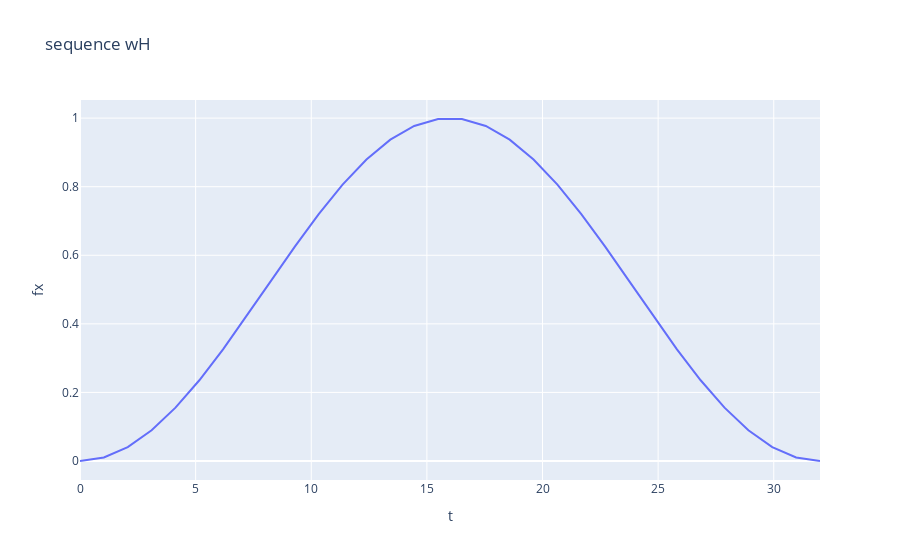
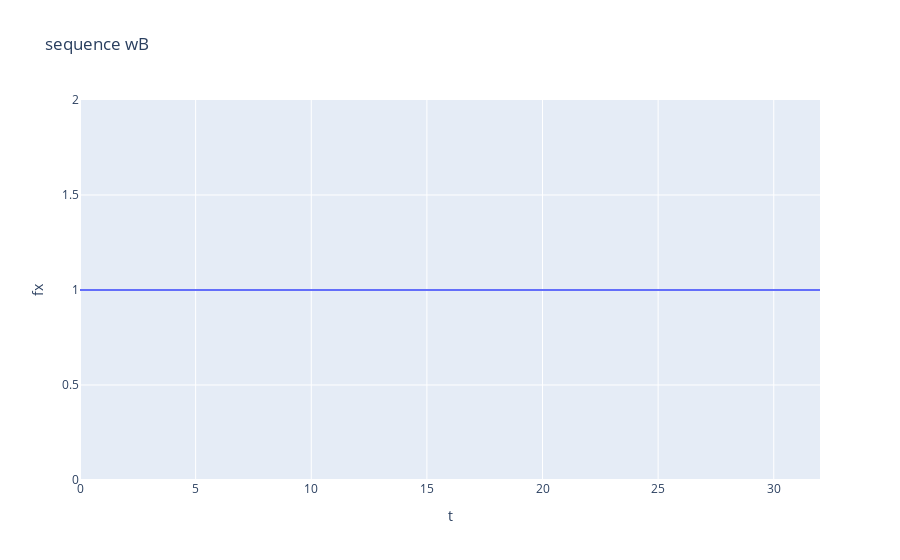

Source (notebook cell) for these figures, in order:
### Markdown cell above
2. Grâce aux fonctions signal.windows.hann() et signal.windows.boxcar() , créer deux sé-
quences wH et wB composées de K = 32 points correspondant respectivement aux fenêtres de Hann et rectan-
gulaire.
Afficher ces deux fenêtres en fonction du temps.

### Code cell
K = 32
t = np.linspace(0,K,  32) #len(t) = 32

wH = signal.windows.hann(K)
wB = signal.windows.boxcar(K)

#On affiche les 2 sinaux
fig1 = px.line(x=t, y=wH, title='sequence wH', labels={'x':'t', 'y':'fx'}).show()
fig1 = px.line(x=t, y=wB, title='sequence wB', labels={'x':'t', 'y':'fx'}).show()

### Figure 1 — Plotly figure (JSON) as saved in the notebook; plotly's stock layout.template omitted (floating-point values rounded to 4 significant figures)
{"data": [{"hovertemplate": "t=%{x}<br>fx=%{y}<extra></extra>", "legendgroup": "", "line": {"color": "#636efa", "dash": "solid"}, "marker": {"symbol": "circle"}, "mode": "lines", "name": "", "orientation": "v", "showlegend": false, "type": "scatter", "x": [0.0, 1.032, 2.065, 3.097, 4.129, 5.161, 6.194, 7.226, 8.258, 9.29, 10.32, 11.35, 12.39, 13.42, 14.45, 15.48, 16.52, 17.55, 18.58, 19.61, 20.65, 21.68, 22.71, 23.74, 24.77, 25.81, 26.84, 27.87, 28.9, 29.94, 30.97, 32.0], "xaxis": "x", "y": [0.0, 0.01024, 0.04052, 0.08962, 0.1555, 0.2355, 0.3263, 0.4243, 0.5253, 0.6253, 0.7202, 0.8061, 0.8794, 0.9372, 0.9771, 0.9974, 0.9974, 0.9771, 0.9372, 0.8794, 0.8061, 0.7202, 0.6253, 0.5253, 0.4243, 0.3263, 0.2355, 0.1555, 0.08962, 0.04052, 0.01024, 0.0], "yaxis": "y"}], "layout": {"legend": {"tracegroupgap": 0}, "title": {"text": "sequence wH"}, "xaxis": {"anchor": "y", "domain": [0, 1], "title": {"text": "t"}}, "yaxis": {"anchor": "x", "domain": [0, 1], "title": {"text": "fx"}}}}

### Figure 2 — Plotly figure (JSON) as saved in the notebook; plotly's stock layout.template omitted (floating-point values rounded to 4 significant figures)
{"data": [{"hovertemplate": "t=%{x}<br>fx=%{y}<extra></extra>", "legendgroup": "", "line": {"color": "#636efa", "dash": "solid"}, "marker": {"symbol": "circle"}, "mode": "lines", "name": "", "orientation": "v", "showlegend": false, "type": "scatter", "x": [0.0, 1.032, 2.065, 3.097, 4.129, 5.161, 6.194, 7.226, 8.258, 9.29, 10.32, 11.35, 12.39, 13.42, 14.45, 15.48, 16.52, 17.55, 18.58, 19.61, 20.65, 21.68, 22.71, 23.74, 24.77, 25.81, 26.84, 27.87, 28.9, 29.94, 30.97, 32.0], "xaxis": "x", "y": [1.0, 1.0, 1.0, 1.0, 1.0, 1.0, 1.0, 1.0, 1.0, 1.0, 1.0, 1.0, 1.0, 1.0, 1.0, 1.0, 1.0, 1.0, 1.0, 1.0, 1.0, 1.0, 1.0, 1.0, 1.0, 1.0, 1.0, 1.0, 1.0, 1.0, 1.0, 1.0], "yaxis": "y"}], "layout": {"legend": {"tracegroupgap": 0}, "title": {"text": "sequence wB"}, "xaxis": {"anchor": "y", "domain": [0, 1], "title": {"text": "t"}}, "yaxis": {"anchor": "x", "domain": [0, 1], "title": {"text": "fx"}}}}
